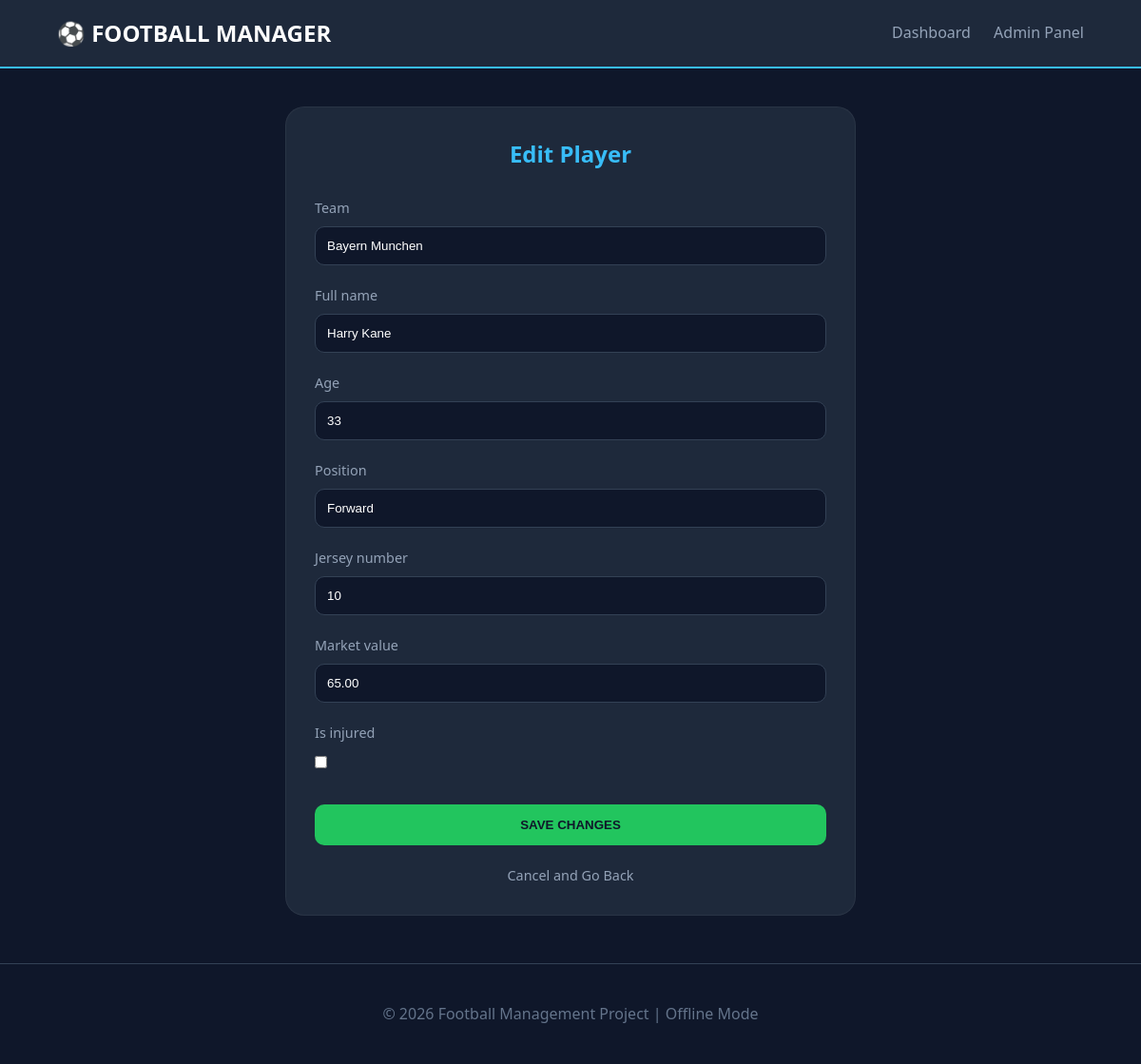
Screenshot of /player/1/edit/ with the database file from the repository.
### teams/models.py (models this page shows, shortened)
class Player(models.Model):
    POSITIONS = [('GK', 'Goalkeeper'), ('DF', 'Defender'), ('MF', 'Midfielder'), ('FW', 'Forward')]
    team = models.ForeignKey(Team, on_delete=models.CASCADE, related_name='players')
    full_name = models.CharField(max_length=100)
    age = models.PositiveIntegerField()
    position = models.CharField(max_length=2, choices=POSITIONS)
    jersey_number = models.PositiveIntegerField()
    market_value = models.DecimalField(max_digits=12, decimal_places=2)
    photo_url = models.URLField(max_length=500, null=True, blank=True)
    is_injured = models.BooleanField(default=False)

### teams/views.py (the view)
# urls.py: path('player/<int:player_id>/edit/', views.player_update, name='player_update'),
def player_update(request, player_id):
    player = get_object_or_404(Player, id=player_id)
    if request.method == "POST":
        form = PlayerForm(request.POST, instance=player)
        if form.is_valid():
            form.save()
            return redirect('player_detail', player_id=player.id)
    else:
        form = PlayerForm(instance=player)
    return render(request, 'teams/player_form.html', {'form': form, 'title': 'Edit Player'})

### teams/forms.py
class PlayerForm(forms.ModelForm):
    class Meta:
        model = Player
        fields = ['team', 'full_name', 'age', 'position', 'jersey_number', 'market_value', 'is_injured']
    def __init__(self, *args, **kwargs):
        super(PlayerForm, self).__init__(*args, **kwargs)
        for field_name, field in self.fields.items():
            if field_name != 'is_injured':
                field.widget.attrs.update({'class': 'modern-input'})
        self.fields['team'].empty_label = "Select a Club"
        self.fields['team'].queryset = Team.objects.all()

### teams/models.py (called while the page is built)
    def __str__(self):
        return self.name

### teams/templates/teams/player_form.html (shortened to what this page needs)
{% extends 'teams/base.html' %}
{% block content %}
<div class="form-container">
    <h2>{% if form.instance.id %}Edit Player{% else %}Add New Player{% endif %}</h2>
    <form method="POST">
        {% for field in form %}
            <div class="form-group">
                <label>{{ field.label }}</label>
                {{ field }}
            </div>
        {% endfor %}
        <button type="submit" class="btn-save">
            {% if form.instance.id %}SAVE CHANGES{% else %}CREATE PLAYER{% endif %}
        </button>
    </form>
    <a href="{% url 'home' %}" class="back-btn">Cancel and Go Back</a>
</div>
{% endblock %}

### teams/templates/teams/base.html (style rules this page uses)
* { margin: 0; padding: 0; box-sizing: border-box; }
body { background-color: #0f172a; color: #f1f5f9; font-family: 'Segoe UI', Roboto, sans-serif; line-height: 1.6; }

### teams/templates/teams/player_form.html (style rules this page uses)
select.modern-input, input.modern-input { width: 100%; padding: 12px; background: #0f172a !important; border: 1px solid #334155; border-radius: 10px; color: white !important; outline: none; appearance: none; }
select option { background: #1e293b; color: white; }
.form-container { max-width: 600px; margin: 40px auto; background: #1e293b; padding: 30px; border-radius: 20px; border: 1px solid rgba(255,255,255,0.05); }
.form-container h2 { margin-bottom: 25px; color: #38bdf8; text-align: center; }
.form-group { margin-bottom: 20px; }
label { display: block; margin-bottom: 8px; color: #94a3b8; font-size: 0.9rem; }
input[type="text"], input[type="number"], select { width: 100%; padding: 12px; background: #0f172a; border: 1px solid #334155; border-radius: 10px; color: white; outline: none; }
.btn-save { width: 100%; padding: 14px; background: #22c55e; color: #0f172a; border: none; border-radius: 10px; font-weight: 800; cursor: pointer; margin-top: 10px; transition: 0.3s; }
.back-btn { display: block; text-align: center; margin-top: 20px; color: #94a3b8; text-decoration: none; font-size: 0.9rem; }

### rows the page displays
Player: form "Bayern Munchen" "Harry Kane" "33" "Forward" "10" "65.00"

### other values shown
{{ field.label }} "Team" "Full name" "Age" "Position" "Jersey number" "Market value" "Is injured"
